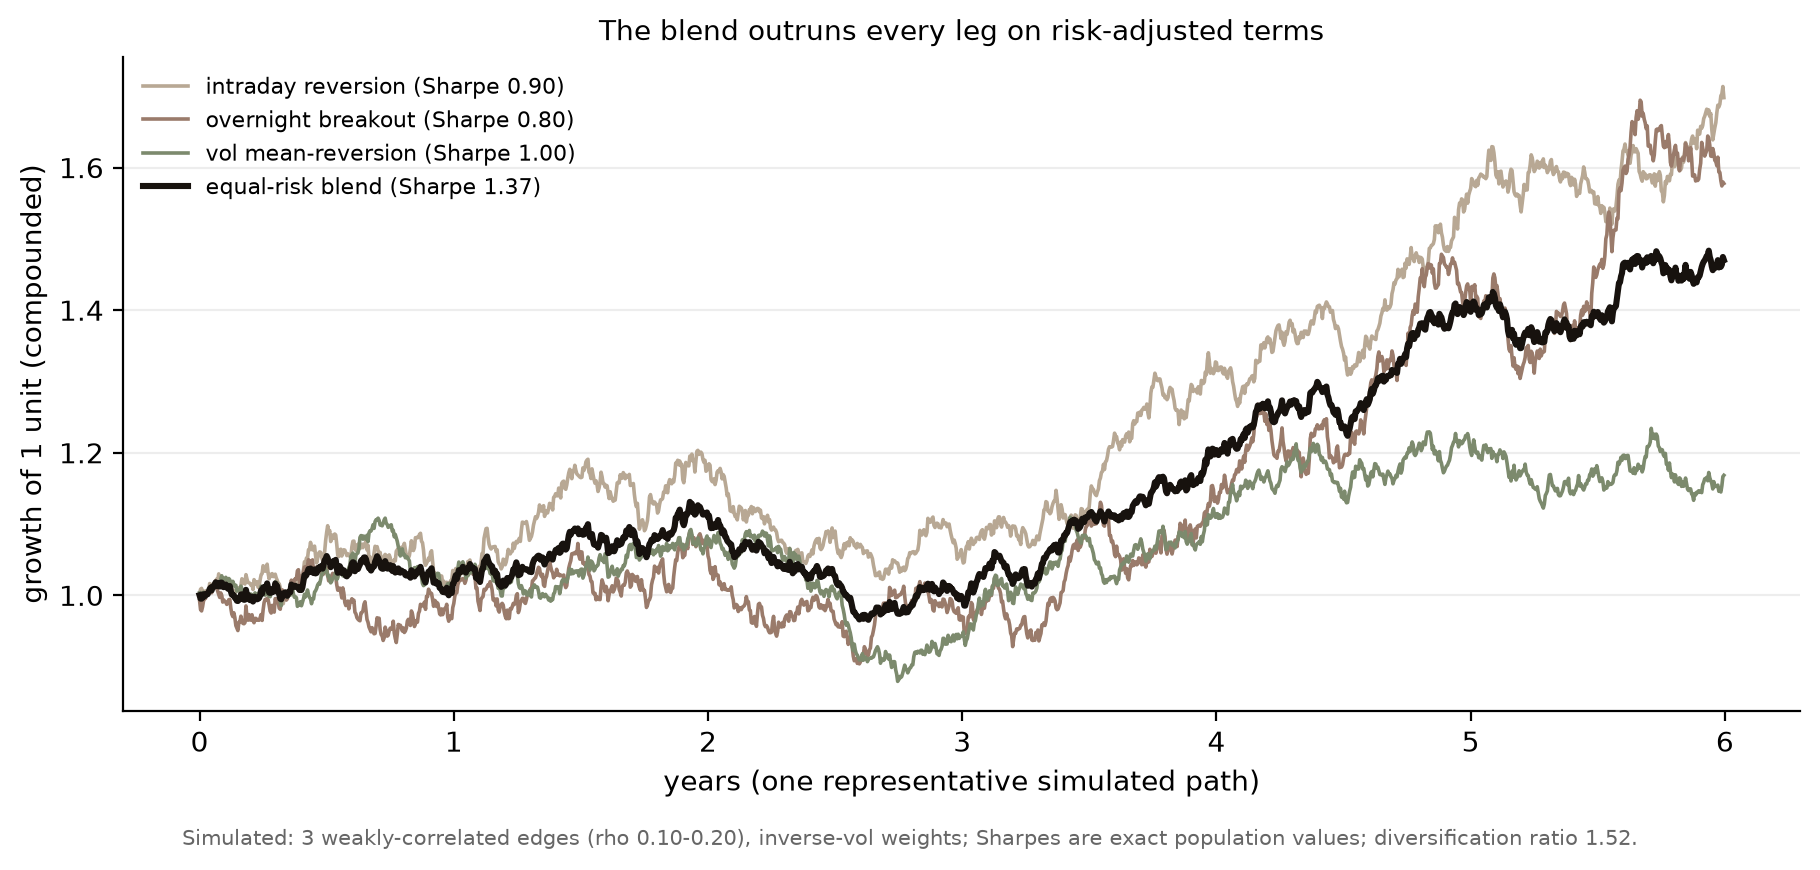

Python code for this plot:
"""
Figure - When a portfolio of low-correlation edges beats any single algo.

Didactic, fully simulated (no market data). Three strategies are declared up
front, chosen to resemble the three real families in the author's own work
(an intraday mean-reversion, an overnight breakout, a volatility
mean-reversion). Each has a modest standalone Sharpe; their pairwise
correlations are LOW and fixed (0.15 / 0.10 / 0.20). Daily returns are drawn as
correlated Gaussians (Cholesky, seed 42) with per-strategy means/vols set so
each targets its declared annualized Sharpe.

The headline Sharpes are the EXACT population (analytic) values, not one noisy
sample: over any finite window a Sharpe estimate has a large standard error, so
reporting a single realized draw would let luck, not diversification, tell the
story. The plotted equity curves are one representative 6-year draw for visual
flavour; the legend carries the analytic Sharpes.

The combination is an equal-risk (inverse-volatility) blend with constant
weights. Because the edges are weakly correlated, the blend's population Sharpe
exceeds every single leg's - diversification, not leverage, does the work.

No search over correlations, weights, or Sharpe targets - all fixed in advance.

Reproducible:
    python fig_meta_portfolio.py     # numpy, matplotlib only
"""
import os
import numpy as np
import matplotlib
matplotlib.use("Agg")
import matplotlib.pyplot as plt

HERE = os.path.dirname(os.path.abspath(__file__))

NAMES = ["intraday reversion", "overnight breakout", "vol mean-reversion"]
SR_TARGET = np.array([0.90, 0.80, 1.00])      # annualized Sharpe per leg (fixed)
ANN_VOL = np.array([0.10, 0.12, 0.09])        # annualized vol per leg (fixed)
CORR = np.array([[1.00, 0.15, 0.10],
                 [0.15, 1.00, 0.20],
                 [0.10, 0.20, 1.00]])
DAYS = 252 * 6
rng = np.random.default_rng(42)

mu_d = SR_TARGET * ANN_VOL / 252.0            # daily mean per leg
sd_d = ANN_VOL / np.sqrt(252.0)               # daily vol per leg

# equal-risk (inverse-vol) weights, fixed and constant
w = (1.0 / ANN_VOL) / np.sum(1.0 / ANN_VOL)

# --- EXACT population Sharpes (no sampling noise) ---
cov_d = CORR * np.outer(sd_d, sd_d)
mu_b = float(w @ mu_d)
var_b = float(w @ cov_d @ w)
sr_legs_pop = SR_TARGET.copy()                # exact by construction
sr_blend_pop = mu_b / np.sqrt(var_b) * np.sqrt(252.0)
# diversification ratio = weighted-average leg vol / blend vol
dr = float(w @ sd_d) / np.sqrt(var_b)

# --- one representative path for the plot ---
L = np.linalg.cholesky(CORR)
z = rng.standard_normal((DAYS, 3)) @ L.T
rets = mu_d + sd_d * z
blend = rets @ w
eq = np.vstack([np.cumprod(1 + rets[:, i]) for i in range(3)] +
               [np.cumprod(1 + blend)])
x = np.arange(DAYS) / 252.0

fig, ax = plt.subplots(figsize=(9.2, 4.2))
cols = ["#b8a894", "#9a7b6b", "#7c8a6d"]
for i in range(3):
    ax.plot(x, eq[i], color=cols[i], lw=1.3,
            label=f"{NAMES[i]} (Sharpe {sr_legs_pop[i]:.2f})")
ax.plot(x, eq[3], color="#17120e", lw=2.2,
        label=f"equal-risk blend (Sharpe {sr_blend_pop:.2f})")
ax.set_xlabel("years (one representative simulated path)")
ax.set_ylabel("growth of 1 unit (compounded)")
ax.set_title("The blend outruns every leg on risk-adjusted terms", fontsize=10)
ax.legend(fontsize=8, frameon=False, loc="upper left")
for s in ("top", "right"):
    ax.spines[s].set_visible(False)
ax.grid(True, axis="y", alpha=0.22)
fig.text(0.5, -0.02,
         "Simulated: 3 weakly-correlated edges (rho 0.10-0.20), inverse-vol weights; "
         f"Sharpes are exact population values; diversification ratio {dr:.2f}.",
         ha="center", fontsize=7.6, color="#666")
plt.tight_layout()
OUT = os.path.join(HERE, "fig_meta_portfolio.png")
fig.savefig(OUT, dpi=200, bbox_inches="tight")
print("wrote", OUT)
for i in range(3):
    print(f"{NAMES[i]:22s} population Sharpe = {sr_legs_pop[i]:.3f}")
print(f"{'equal-risk blend':22s} population Sharpe = {sr_blend_pop:.3f}")
print(f"best single leg = {sr_legs_pop.max():.3f}; blend uplift = {sr_blend_pop - sr_legs_pop.max():+.3f}")
print(f"diversification ratio = {dr:.3f}")
